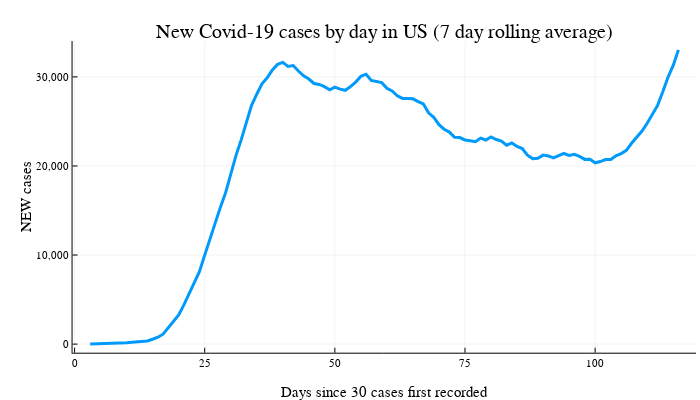

Write notebook code for a chart like this one.
### Markdown cell above
Number of new cases

### Code cell
@df confirmedCasesUS plot(:daysSince, :Value_new_rolling7, xaxis="Days since 30 cases first recorded",
                            yaxis="NEW cases", yformatter=fc,
                            title="New Covid-19 cases by day in US (7 day rolling average)",
                            label=nothing, linewidth=3)

### Figure 1 — Plotly figure (JSON) as saved in the notebook; plotly's stock layout.template omitted (floating-point values rounded to 4 significant figures)
{"data": [{"colorbar": {"title": ""}, "legendgroup": "", "line": {"color": "rgba(0, 154, 250, 1.000)", "dash": "solid", "shape": "linear", "width": 3}, "mode": "lines", "name": "", "showlegend": false, "type": "scatter", "x": [3, 4, 5, 6, 7, 8, 9, 10, 11, 12, 13, 14, 15, 16, 17, 18, 19, 20, 21, 22, 23, 24, 25, 26, 27, 28, 29, 30, 31, 32, 33, 34, 35, 36, 37, 38, 39, 40, 41, 42, 43, 44, 45, 46, 47, 48, 49, 50, 51, 52, 53, 54, 55, 56, 57, 58, 59, 60, 61, 62, 63, 64, 65, 66, 67, 68, 69, 70, 71, 72, 73, 74, 75, 76, 77, 78, 79, 80, 81, 82, 83, 84, 85, 86, 87, 88, 89, 90, 91, 92, 93, 94, 95, 96, 97, 98, 99, 100, 101, 102, 103, 104, 105, 106, 107, 108, 109, 110, 111, 112, 113, 114, 115, 116], "xaxis": "x1", "y": [26, 34.8, 37, 48.14, 60.14, 66.57, 91.14, 143.6, 198.1, 276.4, 361.9, 359.6, 548.7, 775.7, 1115, 1799.0, 2475.0, 3278.0, 4398.0, 5641.0, 6852.0, 8161.0, 9990.0, 11825, 13748, 15350.0, 16980.0, 19230.0, 21160.0, 22930.0, 24900.0, 26810.0, 28050.0, 29220.0, 29900.0, 30780.0, 31407, 31630.0, 31180.0, 31280.0, 30660.0, 30120.0, 29760.0, 29260.0, 29150.0, 28910.0, 28550.0, 28840.0, 28624, 28490.0, 28910.0, 29416, 30070.0, 30306, 29611, 29470.0, 29360.0, 28720.0, 28420.0, 27885, 27580.0, 27580.0, 27540.0, 27230.0, 26960.0, 25960.0, 25470.0, 24639, 24130.0, 23810.0, 23226, 23190.0, 22920.0, 22830.0, 22721, 23130.0, 22920.0, 23260.0, 22970.0, 22800.0, 22330.0, 22590.0, 22200.0, 21960, 21210.0, 20820.0, 20870.0, 21220.0, 21130.0, 20900.0, 21190.0, 21400.0, 21180.0, 21301, 21080.0, 20741, 20760.0, 20360.0, 20490.0, 20721, 20730.0, 21140.0, 21390.0, 21750.0, 22550.0, 23230.0, 23920.0, 24799, 25820.0, 26800.0, 28330.0, 29970.0, 31291, 33040.0], "yaxis": "y1", "zmax": null, "zmin": null}], "layout": {"annotations": [{"font": {"color": "rgba(0, 0, 0, 1.000)", "family": "sans-serif", "size": 20}, "rotation": 0, "showarrow": false, "text": "New Covid-19 cases by day in US (7 day rolling average)", "x": 0.549, "xanchor": "center", "xref": "paper", "y": 1, "yanchor": "top", "yref": "paper"}], "height": 400, "legend": {"bgcolor": "rgba(255, 255, 255, 1.000)", "bordercolor": "rgba(0, 0, 0, 1.000)", "borderwidth": 1, "font": {"color": "rgba(0, 0, 0, 1.000)", "family": "sans-serif", "size": 11}, "tracegroupgap": 0, "traceorder": "normal", "x": 1.02, "xanchor": "auto", "y": 1, "yanchor": "auto"}, "margin": {"b": 20, "l": 0, "r": 0, "t": 20}, "paper_bgcolor": "rgba(255, 255, 255, 1.000)", "plot_bgcolor": "rgba(255, 255, 255, 1.000)", "showlegend": true, "width": 700, "xaxis": {"anchor": "y1", "domain": [0.1036, 0.9944], "gridcolor": "rgba(0, 0, 0, 0.100)", "gridwidth": 0.5, "linecolor": "rgba(0, 0, 0, 1.000)", "mirror": false, "range": [-0.39, 119.4], "showgrid": true, "showline": true, "showticklabels": true, "tickangle": 0, "tickcolor": "rgb(0, 0, 0)", "tickfont": {"color": "rgba(0, 0, 0, 1.000)", "family": "sans-serif", "size": 11}, "tickmode": "array", "ticks": "inside", "ticktext": ["0", "25", "50", "75", "100"], "tickvals": [0, 25, 50, 75, 100], "title": "Days since 30 cases first recorded", "titlefont": {"color": "rgba(0, 0, 0, 1.000)", "family": "sans-serif", "size": 15}, "type": "-", "visible": true, "zeroline": false, "zerolinecolor": "rgba(0, 0, 0, 1.000)"}, "yaxis": {"anchor": "x1", "domain": [0.07581, 0.9415], "gridcolor": "rgba(0, 0, 0, 0.100)", "gridwidth": 0.5, "linecolor": "rgba(0, 0, 0, 1.000)", "mirror": false, "range": [-964.3, 34030.0], "showgrid": true, "showline": true, "showticklabels": true, "tickangle": 0, "tickcolor": "rgb(0, 0, 0)", "tickfont": {"color": "rgba(0, 0, 0, 1.000)", "family": "sans-serif", "size": 11}, "tickmode": "array", "ticks": "inside", "ticktext": ["0", "10,000", "20,000", "30,000"], "tickvals": [0, 10000, 20000, 30000], "title": "NEW cases", "titlefont": {"color": "rgba(0, 0, 0, 1.000)", "family": "sans-serif", "size": 15}, "type": "-", "visible": true, "zeroline": false, "zerolinecolor": "rgba(0, 0, 0, 1.000)"}}}
